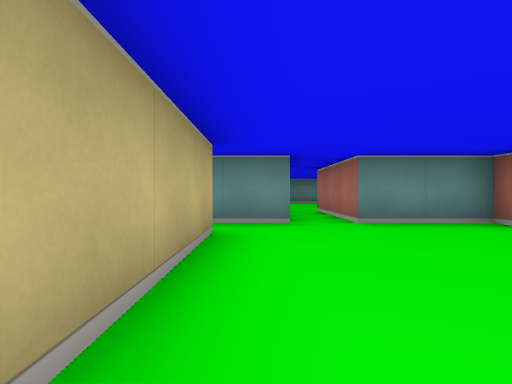
[1] (above)

18 first-person views from a walk through a cub3D level. The camera is about half as high as the walls, looks level and sees 80° across. The floor is counted in squares. Each view is taken from the middle of a square. On the plan, view 1 faces up. The plan holds only what a view shows up to about 9 squares ahead; the rest is blank.

[2]
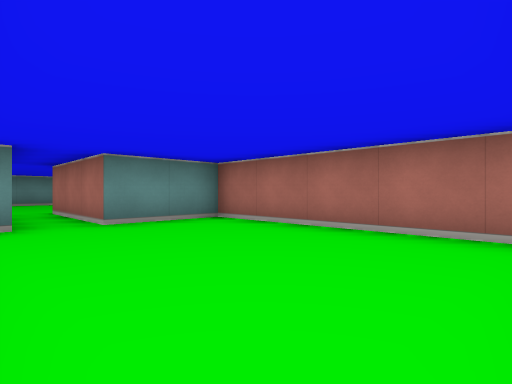

[3]
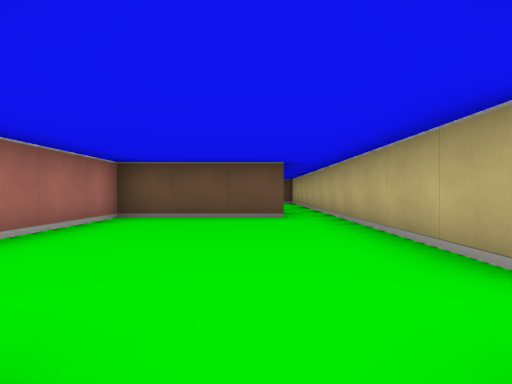

[4]
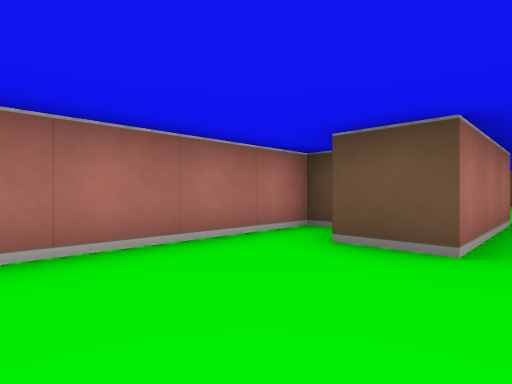

[5]
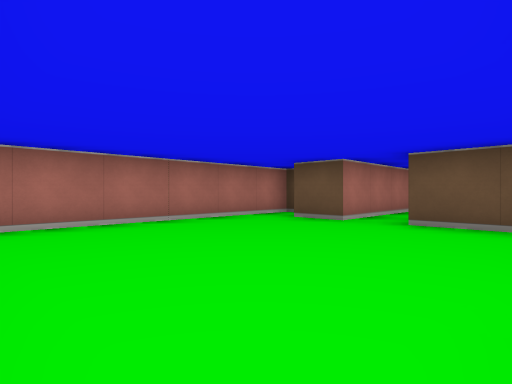

[6]
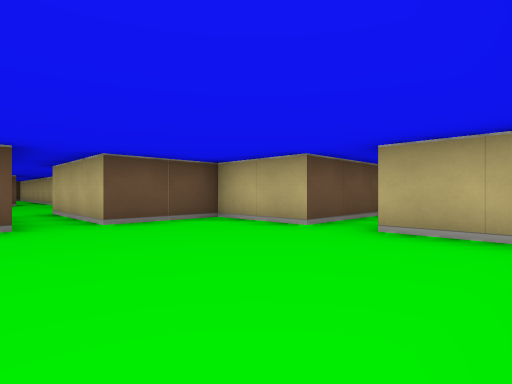

[7]
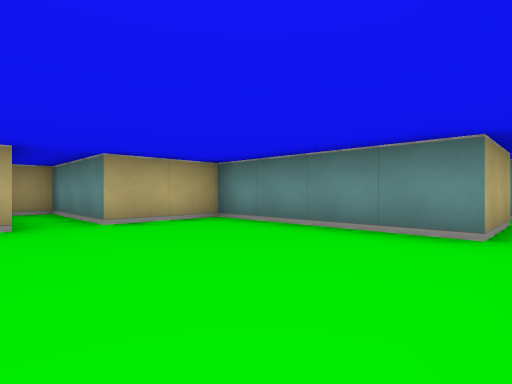

[8]
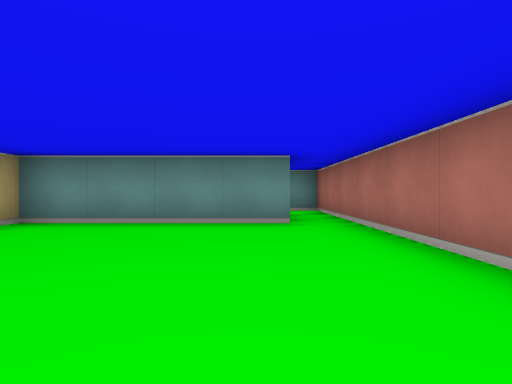

[9]
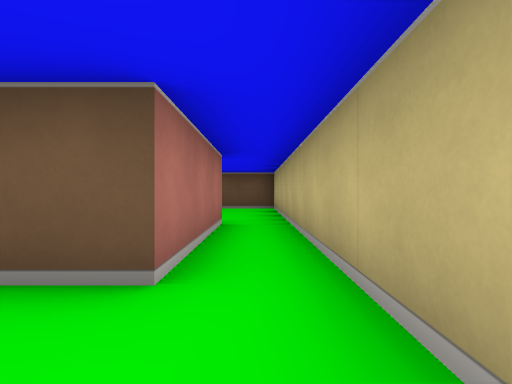

[10]
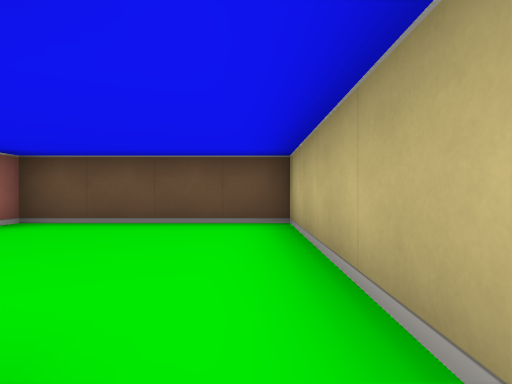

[11]
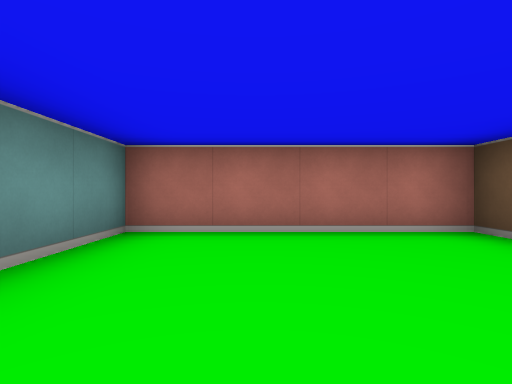

[12]
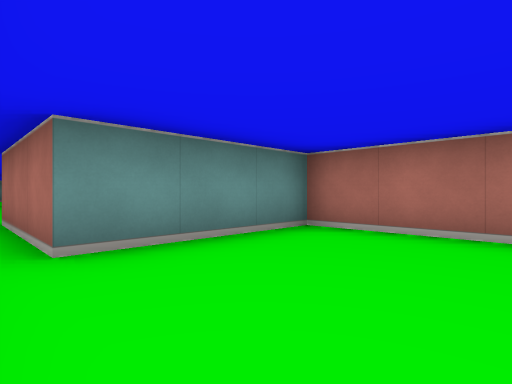

[13]
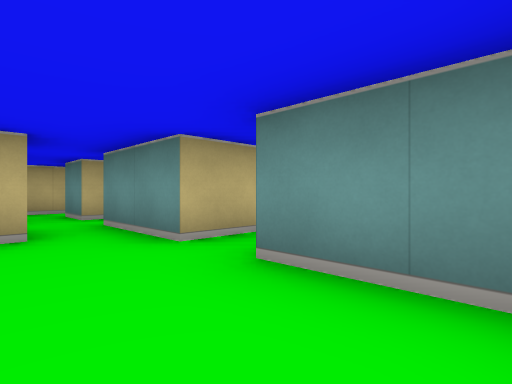

[14]
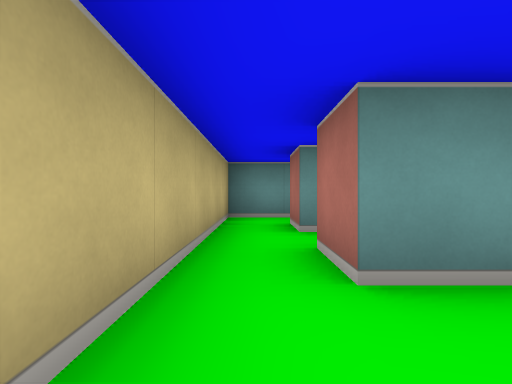

[15]
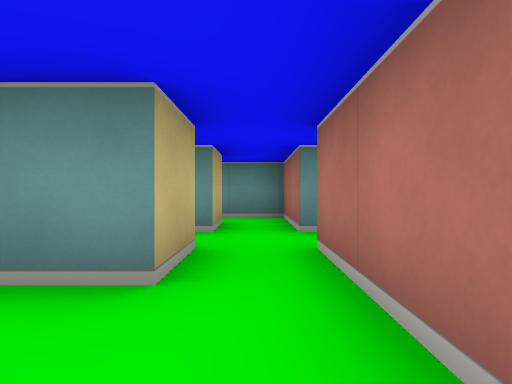

[16]
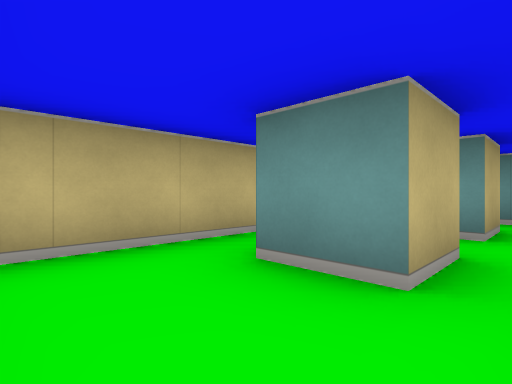

[17]
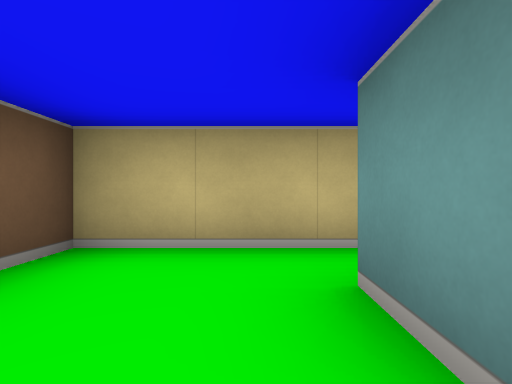

[18]
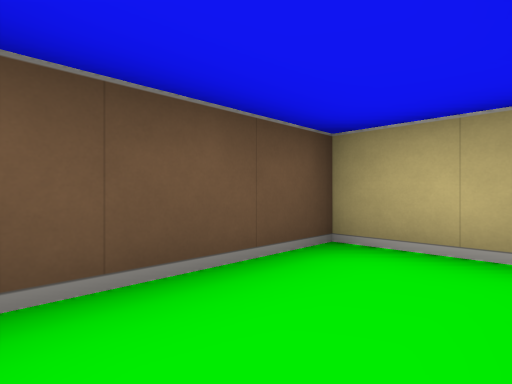

### Floor plan
Ten units are one square. View 1 is at (0, 0); x grows to the right and y downward. Boxes are objects, and circles mark ways between rooms. Rooms are numbered by the first view taken in them; rooms with no view inside come last. Other rooms are left out.
<svg viewBox="-50 -140 90 220">
<path fill="none" stroke="#000" d="M-5 -36 -5 36M5 -45 -15 -45M5 35 5 5 35 5 35 -45 15 -45M25 -125 -15 -125 -15 -105 -45 -105 -45 -98M30 -65 35 -65 35 -125M-39 -95 -15 -95 -15 -75 5 -75 5 -45M15 -45 15 -75 25 -75M-5 36 -5 75 35 75 35 35 5 35M-25 -35 -25 -25 -35 -25 -35 -35M-25 -55 -25 -45 -35 -45 -35 -55M-15 -45 -15 -65 -45 -65 -45 -5 -21 -5M-15 -15 -15 -35"/>
<circle cx="10" cy="-40" r="3" fill="#2a7"/>
<circle cx="0" cy="30" r="3" fill="#2a7"/>
<circle cx="-10" cy="-40" r="3" fill="#2a7"/>
<text x="10" y="-20">1</text>
<text x="10" y="-100">2</text>
<text x="10" y="50">3</text>
<text x="-30" y="-40">4</text>
</svg>
Room 1 opens to room 2. Room 1 opens to room 3. Room 1 opens to room 4.

Where each view was taken, in squares from view 1:
view 1: 0 up, 0 right, facing up
view 2: 0 up, 0 right, facing up-right
view 3: 5 up, 1 right, facing down
view 4: 10 up, 1 right, facing down-right
view 5: 12 up, 1 left, facing down-right
view 6: 12 up, 2 right, facing down-left
view 7: 9 up, 3 right, facing up-left
view 8: 8 up, 2 right, facing up
view 9: 1 up, 0 right, facing down
view 10: 3 down, 0 right, facing down
view 11: 5 down, 0 right, facing right
view 12: 6 down, 0 right, facing up-right
view 13: 3 up, 3 right, facing up-left
view 14: 1 up, 4 left, facing up
view 15: 1 up, 2 left, facing up
view 16: 1 up, 2 left, facing up-left
view 17: 2 up, 2 left, facing left
view 18: 2 up, 2 left, facing down-left
